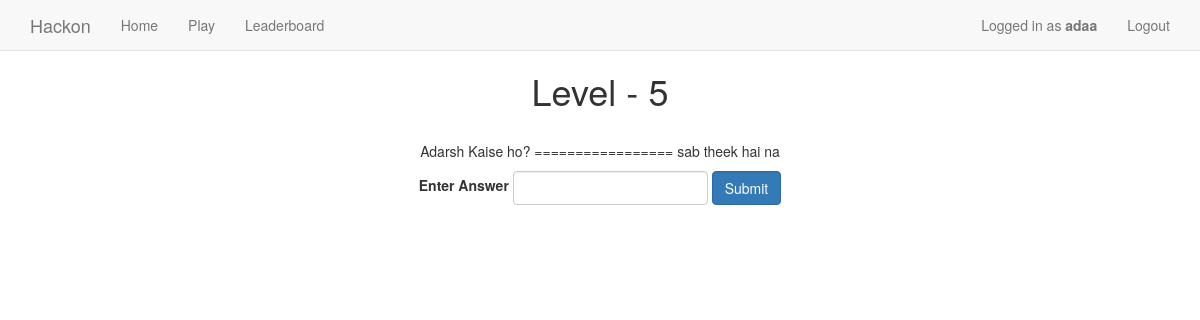
Page /level/5 (signed in) on the committed database.
### newsletter/models.py (models this page shows, shortened)
class Level(models.Model):
	level_number=models.IntegerField(unique=True)
	question=MarkdownField()
	answer=models.CharField(max_length=200)

### newsletter/views.py (the view, shortened to what this page needs)
# urls.py: url(r'^level/(?P<level>\d+)$', 'newsletter.views.display_level', name='level_url'),
@login_required
def display_level(request, level):
    level_object = get_object_or_404(Level, level_number__exact=level)
    current_user = request.user.profile
    if request.method == 'GET':
        if int(current_user.current_level) <= int(level):
            return render(request, 'hackon_level.html', {'level_object': level_object})
        else:
            return HttpResponseRedirect('/level/%d' % current_user.current_level)

### templates/hackon_level.html (shortened to what this page needs)
{% extends 'base.html' %}
{% load django_markdown %}
{% block content %}
    <div>
        <h1 align="center">Level - {{ level_object.level_number }}</h1>
        <br>
        <div>
                <div class="col-xs-12">
                    <center>
                    <p>
                    {{level_object.question|markdown}}<br>
                    </p></center>
                </div>
            <form method="post"> {% csrf_token %}
                <div class="form-inline" align="center">
                  <label>Enter Answer</label>
                  <input type="text" name="answer" class="form-control"/>
                    <button type="submit" class="btn btn-primary form-control">Submit</button>
               </div>
            </form>
        </div>
    </div>
{% endblock %}

### templates/navbar.html (shortened to what this page needs)
    <nav class="navbar navbar-default navbar-static-top">
      <div class="container">
        <div class="navbar-header">
          <a class="navbar-brand" href="/">Hackon</a>
        </div>
        <div id="navbar" class="navbar-collapse collapse">
          <ul class="nav navbar-nav">
            <li><a href="/">Home</a></li>
            <li><a href="/level/1">Play</a></li>
            <li><a href="/leaderboard">Leaderboard</a></li>
          </ul>
          <ul class="nav navbar-nav navbar-right">
          {% if request.user.is_authenticated %}
          <li><p class="navbar-text">Logged in as <b>{{ user.username }}</b></p><li>
            <li><a href="{% url 'auth_logout' %}">Logout</a></li>
            {% else %}
            <li><a href="{% url 'registration_register' %}">Register</a></li>
            {% endif %}
          </ul>
        </div>
      </div>
    </nav>

### static_in_pro/our_static/css/navbar-static-top.css (style rules this page uses)
body { min-height: 2000px; }
.navbar-static-top { margin-bottom: 19px; }

### rows in the picture
Level: level_number "5", question "Adarsh Kaise ho? ================= sab theek hai na"

### other values in the picture
{{ user.username }} "adaa"
